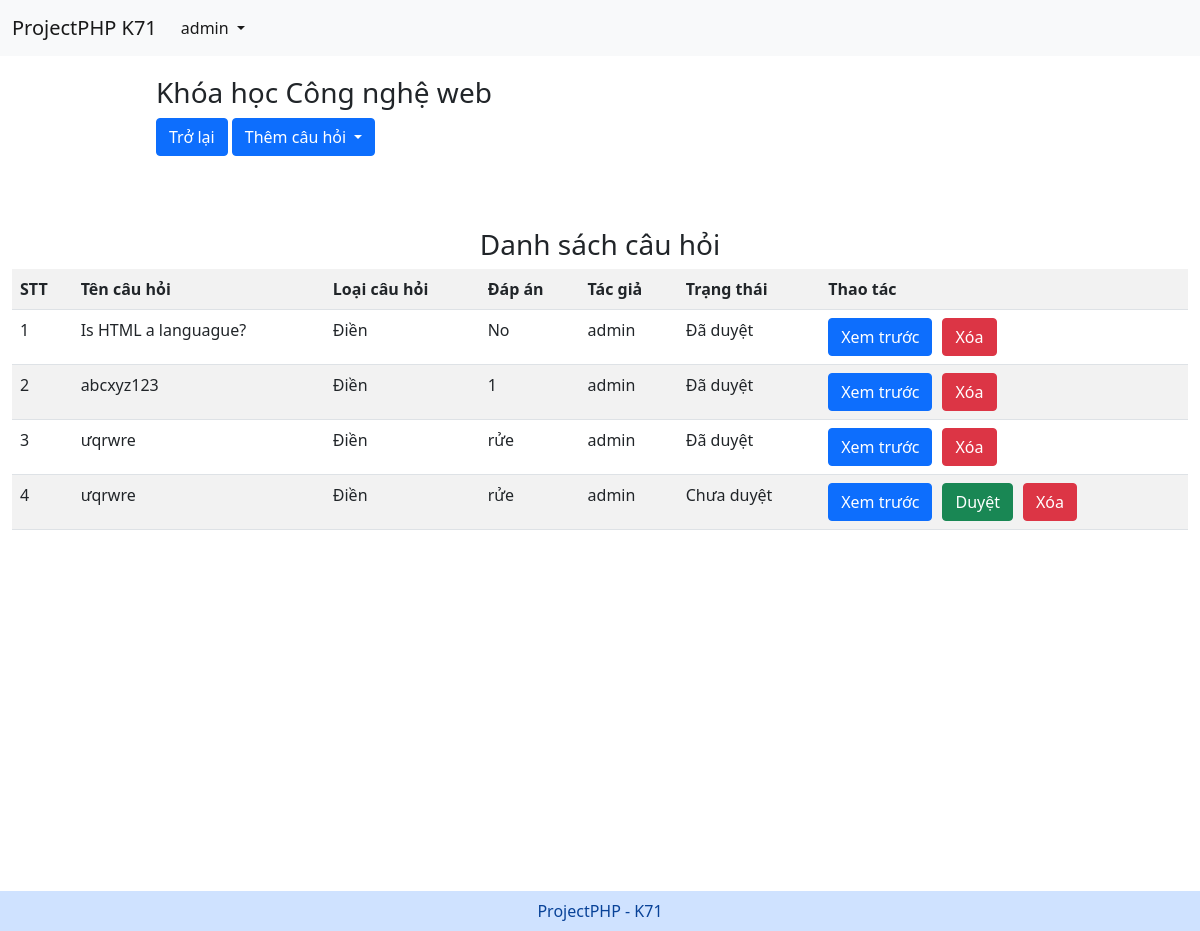
The app's page /src/CourseDetail.php?course_id=2 (signed in) with its own data.
### tables this page shows
CREATE TABLE `courses` (
  `id` int(10) NOT NULL,
  `course` varchar(50) NOT NULL
);

CREATE TABLE `answers` (
  `id` int(10) NOT NULL,
  `question_id` int(10) NOT NULL,
  `answer` varchar(255) DEFAULT NULL,
  `fill_answer` varchar(100) DEFAULT NULL
);

CREATE TABLE `questions` (
  `id` int(10) NOT NULL,
  `question` varchar(255) NOT NULL,
  `type` varchar(50) NOT NULL,
  `course_id` int(10) NOT NULL,
  `image` longblob DEFAULT NULL,
  `user_id` int(10) NOT NULL,
  `state` tinyint(1) NOT NULL
);

CREATE TABLE `user` (
  `id` int(10) NOT NULL,
  `username` varchar(30) NOT NULL,
  `password` varchar(100) NOT NULL,
  `fullname` varchar(50) NOT NULL,
  `role` int(10) NOT NULL
);

### function.php (called while the page is built, shortened)
<?php
include 'connectdb.php';
function getFullname($id)
{
    global $conn;
    $sql = "SELECT fullname from user WHERE id = '$id'";
    $result = mysqli_query($conn, $sql);
    if ($result) {
        $user = mysqli_fetch_assoc($result);
        return $user ? $user['fullname'] : false;
    } else {
        die("Query failed: " . mysqli_error($conn));
    }
}
function getCourse($id)
{
    global $conn;
    $sql = "SELECT course FROM courses WHERE id = '$id'";
    $result = mysqli_query($conn, $sql);
    $course = mysqli_fetch_assoc($result);
    return $course;
}
function getQuestionsWithAnswersByCourseId($id)
{
    global $conn;
    $sql = "SELECT q.id, q.question, q.type, q.user_id, q.state, a.fill_answer
            FROM questions q
            LEFT JOIN answers a ON q.id = a.question_id
            WHERE q.course_id = '$id'";
    $result = mysqli_query($conn, $sql);
    if ($result) {
        $listQuestion = mysqli_fetch_all($result, MYSQLI_ASSOC);
    } else {
        die("Query failed: " . mysqli_error($conn));
    }
    return $listQuestion;
}

### src/CourseDetail.php (the view, shortened to what this page needs)
<?php
include '../function.php';
$course_id = $_GET['course_id'];
$currentUser = $_SESSION['currentUser'];
$course = getCourse($course_id);
$nameCourse = $course['course'];
$listQuestion =  getQuestionsWithAnswersByCourseId($course_id);
?>
<!DOCTYPE html>
<html lang="en">
<head>
    <link href="https://cdn.jsdelivr.net/npm/bootstrap@5.0.2/dist/css/bootstrap.min.css" rel="stylesheet"
>
</head>
<body>
    <?php
    include 'navbar.php';
    ?>
    <main style="min-height: 100vh; max-width: 100%;">
        <div id="action" style="margin: 20px 0 0 13%;">
            <p class="h3">Khóa học
                <?php echo $nameCourse; ?>
            </p>
            <a href="courses.php" class="btn btn-primary">Trở lại</a>
            <button type="button" class="btn btn-primary dropdown-toggle" data-bs-toggle="dropdown">
                Thêm câu hỏi
            </button>
        </div>
        <div class="d-flex flex-wrap flex-column align-items-center" style="padding: 1%;margin: 5% 0 0 0; ">
            <p class="h3">Danh sách câu hỏi</p>
            <table class="table table-striped">
                <tr>
                    <th>STT</th>
                    <th>Tên câu hỏi</th>
                    <th>Loại câu hỏi</th>
                    <th>Đáp án</th>
                    <th>Tác giả</th>
                    <th>Trạng thái</th>
                    <th>Thao tác</th>
                </tr>
                <?php
                $stt = 0;
                if ($listQuestion) {
                    foreach ($listQuestion as $key => $value) {
                        $stt++;
                        echo "<tr >";
                        echo "<td>" . $stt . "</td>";
                        echo "<td>" . $value['question'] . "</td>";
                        echo "<td>" . $value['type'] . "</td>";
                        echo "<td>" . $value['fill_answer'] . "</td>";
                        echo "<td>" . getFullname($value['user_id']) . "</td>";
                        echo "<td>";
                        echo $value['state'] == 1 ? "Đã duyệt" : "Chưa duyệt";
                        echo "</td>";
                        echo "<td>
                        <form method='POST'>
                        <input type='hidden' value='" . $value['id'] . "' name='id'/>
                        <button type='submit' class='btn btn-primary' name='btn'>Xem trước</button>";
                if ($currentUser['role'] == 1) {
                    echo $value['state'] == 1 ? "" :
                        " <input type='submit' class='btn btn-success' value='Duyệt' name='btn-state'>";
                    echo "<input type='submit' name='btn-delete' value='Xóa' class='btn btn-danger'/>";
                }
                echo " </form></td>";
                    }
                } else {
                    echo "<tr>
                        <td colspan='7' align='center'><h1>Chưa có câu hỏi</h1></td>
                    </tr>";
                }
                ?>
            </table>
        </div>
    </main>
    <?php
    include 'footer.php';
    ?>
</body>
</html>

### src/navbar.php (shortened to what this page needs)
<nav class="navbar navbar-expand-lg navbar-light bg-light">
  <div class="container-fluid">
    <a class="navbar-brand" href="#">ProjectPHP K71</a>
    <div class="collapse navbar-collapse" id="navbarNavDropdown">
      <ul class="navbar-nav">
        <li class="nav-item dropdown">
          <a class="nav-link dropdown-toggle active" href="#" id="navbarDropdownMenuLink" role="button"
            data-bs-toggle="dropdown" aria-expanded="false">
            <?php
            echo $_SESSION['currentUser']['fullname'];
            ?>
          </a>
        </li>
      </ul>
    </div>
  </div>
</nav>

### src/footer.php
<div class="alert-primary text-center p-2" style="margin-top: 15px;" role="alert">ProjectPHP - K71</div>

### src/CourseDetail.php (style rules this page uses)
a { text-decoration: none; color: white; }
table tr td:last-child form { display: flex; gap: 10px; }

### records on screen
courses: course "Công nghệ web"
answers: question.question "Is HTML a languague?", question.type "Điền", fill_answer "No", question.fullname "admin", shows "Đã duyệt"
answers: question.question "abcxyz123", question.type "Điền", fill_answer "1", question.fullname "admin", shows "Đã duyệt"
answers: question.question "ưqrwre", question.type "Điền", fill_answer "rửe", question.fullname "admin", shows "Đã duyệt"
answers: question.question "ưqrwre", question.type "Điền", fill_answer "rửe", question.fullname "admin", shows "Chưa duyệt"

### other values on screen
$_SESSION['currentUser']['fullname'] "admin"
